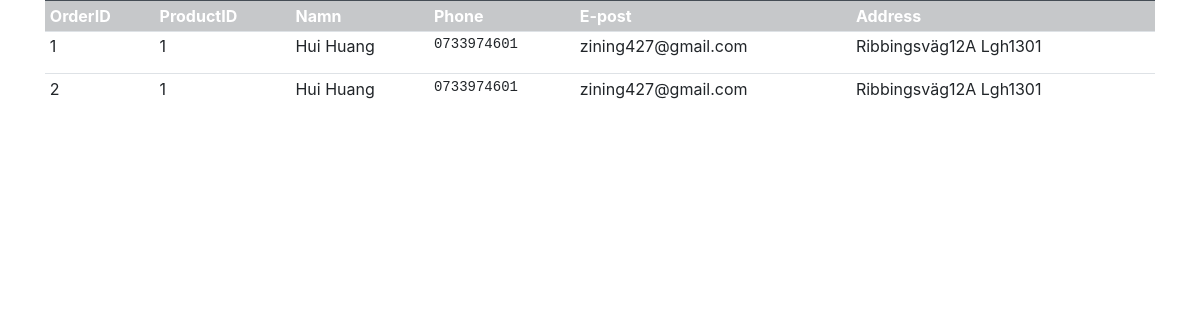
The app's page /admin/orderadmin.php with its own data.
### tables this page shows
CREATE TABLE `productorder` (
  `id` int(11) NOT NULL,
  `productid` int(11) NOT NULL,
  `username` char(40) NOT NULL DEFAULT '',
  `phone` char(40) NOT NULL DEFAULT '',
  `email` char(120) DEFAULT NULL,
  `address` char(200) DEFAULT NULL
);

### admin/orderadmin.php (the view, shortened to what this page needs)
<?php
 require_once ("../database.php");
 $stmt = $conn->prepare("SELECT * FROM productorder");
 $stmt->execute();
 $result = $stmt->fetchAll();
 $table = "";
 foreach($result as $key => $value){
    $table .= "
        <tr>
            <td>$value[id]</td>
            <td>$value[productid]</td>
            <td>$value[username]</td>
             <td><pre>$value[phone]</pre></td>
             <td>$value[email]</td>
             <td>$value[address]</td>
        </tr>
    ";
 }
 ?>
 <html lang="sv">
<head><meta http-equiv="Content-Type" content="text/html; charset=utf-8">
    <link rel="stylesheet" href="https://stackpath.bootstrapcdn.com/bootstrap/4.3.1/css/bootstrap.min.css">
</head>
<body class="container">
        <table class="table table-sm"><tr class="table-dark"><th>OrderID</th><th>ProductID</th><th>Namn</th><th>Phone</th><th>E-post</th><th>Address</th></tr>
   <?php
   echo $table
   ?>
               </table>
</body>
</html>

### records on screen
productorder: id "1", productid "1", username "Hui Huang", phone "0733974601", email "zining427@gmail.com", address "Ribbingsväg12A Lgh1301"
productorder: id "2", productid "1", username "Hui Huang", phone "0733974601", email "zining427@gmail.com", address "Ribbingsväg12A Lgh1301"
